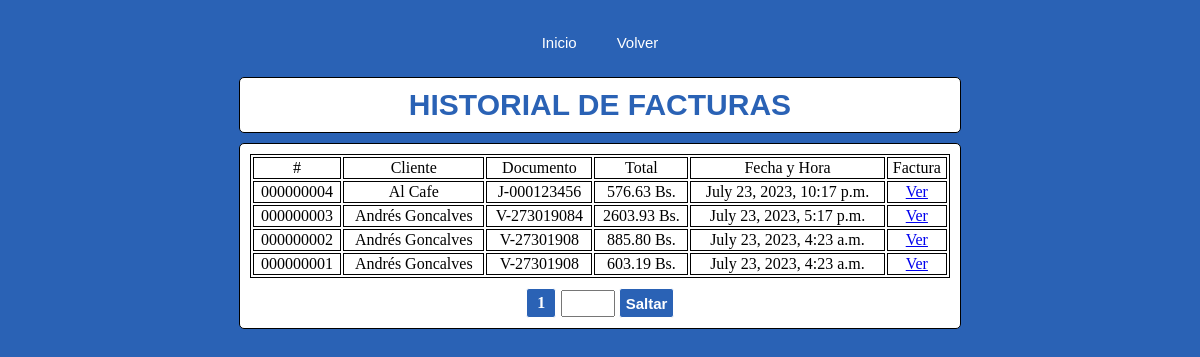
Page /Ventas/Registro_Facturas/ on the committed database.
### Ventas/models.py (models this page shows)
class Facturas(models.Model):
    id = models.BigAutoField(primary_key=True)
    fecha = models.DateTimeField(default=now, editable=False)
    total_base = models.DecimalField(max_digits=10, decimal_places=2, default= 0.00)
    iva = models.DecimalField(max_digits=10, decimal_places=2, default= 0.00)
    cancelado_en_divisa = models.DecimalField(max_digits=10, decimal_places=2, default= 0.00)
    impuesto_divisa = models.DecimalField(max_digits=10, decimal_places=2, default= 0.00)
    cancelado_en_bs = models.DecimalField(max_digits=10, decimal_places=2, default= 0.00)
    total = models.DecimalField(max_digits=10, decimal_places=2, default= 0.00)
    vuelto = models.DecimalField(max_digits=10, decimal_places=2, default= 0.00)
    id_cliente = models.ForeignKey(Clientes, on_delete=models.CASCADE)
    id_tipo_de_cambio = models.ForeignKey(HistorialTipoDeCambio, on_delete=models.CASCADE)
    productos = models.ManyToManyField(HistorialProductos)

class Clientes(models.Model):
    id = models.BigAutoField(primary_key=True)
    cedula = models.IntegerField(unique=True)
    tipo = models.IntegerField(default=0)
    nombre = models.CharField(max_length=30, blank=True, null=True)
    apellido = models.CharField(max_length=30, blank=True, null=True)

### Ventas/views.py (the view)
# urls.py: path('Registro_Facturas/', views.historial_facturas, name="historial_facturas")
def historial_facturas(request):
    facturas = models.Facturas.objects.all()
    lista_facturas = []
    for factura in facturas:
        f_num = f'{factura.id:09d}'
        if factura.id_cliente.tipo == 4:
            persona = "J-"
            lista_facturas.append([factura, f'{persona}{factura.id_cliente.cedula:09d}', f_num])
        elif factura.id_cliente.tipo == 3:
            persona = "E-"
            lista_facturas.append([factura, f'{persona}{factura.id_cliente.cedula:09d}', f_num])
        elif factura.id_cliente.tipo == 2:
            persona = "E-"
            lista_facturas.append([factura, f'{persona}{factura.id_cliente.cedula}', f_num])
        elif factura.id_cliente.tipo == 1:
            persona = "V-"
            lista_facturas.append([factura, f'{persona}{factura.id_cliente.cedula:09d}', f_num])
        else:
            persona = "V-"
            lista_facturas.append([factura, f'{persona}{factura.id_cliente.cedula}', f_num])
    page_number = request.GET.get('page')
    if request.method == "POST":
        print(request.POST['salto'])
        if request.POST['salto'] != '' and int(request.POST['salto']) >= 1:
            page_number = request.POST['salto']
        else:
            page_number = request.POST['page']
    lista_facturas.reverse()
    paginator = Paginator(lista_facturas, 50)
    page_obj = paginator.get_page(page_number)
    return render(request, 'Ventas/Registro_Facturas.html', {'page_obj': page_obj})

### Ventas/templates/Ventas/Registro_Facturas.html (shortened to what this page needs)
{% load static %}
<!DOCTYPE html>
<html lang="en">
<head>
    <link rel="stylesheet" type="text/css" href="{% static 'css/Registro_Facturas.css' %}">
</head>
<body>
    <div class="navegacion">
        <nav>
            <ul>
                <li><a href="{% url 'index' %}">Inicio</a></li>
                <li><a href="{% url 'ventas_index' %}">Volver</a></li>
            </ul>
        </nav>
    </div>
    <div class="containerTitle">
        <h1>HISTORIAL DE FACTURAS</h1>
    </div>
    <div class="container">
        <Table>
            <tr>
                <td>#</td>
                <td>Cliente</td>
                <td>Documento</td>
                <td>Total</td>
                <td>Fecha y Hora</td>
                <td>Factura</td>
            </tr>
        {% for factura in page_obj %}
            <tr>
                <td>{{ factura.2 }}</td>
                <td>{{ factura.0.id_cliente.nombre }} {{ factura.0.id_cliente.apellido }}</td>
                <td>{{ factura.1 }}</td>
                <td>{{ factura.0.total }} Bs.</td>
                <td>{{ factura.0.fecha }}</td>
                <td><a href="{% url 'factura' id=factura.0.id %}">Ver</a></td>
            </tr>
        {% endfor %}
        </Table>
        <div class="pagination">
            <span class="current-page">{{ page_obj.number }}</span>
            <form method="POST">
                <input type="number" name="salto"g min="1" step="1" style="width:50px; padding: 5px 0px 3px 0px; margin-left: 5px" onkeydown="if(event.key==='.'||event.keyCode == 13){event.preventDefault();}" autocomplete="off" onCopy="return false" onDrag="return false" onDrop="return false" onPaste="return false">
                <button type="submit" value="Filtrar">Saltar</button>
            </form>
        </div>
    </div>
</body>
</html>

### Ventas/static/css/Registro_Facturas.css (style rules this page uses)
body { background-color: #2a62b5; display: flex; flex-direction: column; align-items: center; justify-content: center; }
.navegacion { display: flex; justify-content: center; align-items: center; }
nav { display: flex; justify-content: center; float: left; align-items: center; }
nav ul { list-style: none; overflow: hidden; padding-left: 0px; }
nav ul li { float: left; font-family: 'Lucida Sans', 'Lucida Sans Regular', 'Lucida Grande', 'Lucida Sans Unicode', Geneva, Verdana, sans-serif; font-size: 20px; }
nav ul li a { display: block; padding: 10px; margin: 0px 10px 0px 10px; border-radius: 10px; color: #fff; text-decoration: none; font-size: 15px; font-family: 'Lucida Sans', 'Lucida Sans Regular', 'Lucida Grande', 'Lucida Sans Unicode', Geneva, Verdana, sans-serif; }
.containerTitle { background-color: #fff; border: 1px solid; border-color: #000; border-radius: 5px; align-items: center; justify-items: center; width: 700px; margin: 0px 0px 10px 0px; padding: 0px 10px 0px 10px; }
.container { background-color: #fff; border: 1px solid; border-color: #000; border-radius: 5px; display: flex; flex-direction: column; align-items: center; justify-items: center; width: 700px; margin: 0px 0px 0px 0px; padding: 10px; }
h1 { color: #2a62b5; font-size: 30px; margin: 10px 0px 10px 0px; font-family: 'Lucida Sans', 'Lucida Sans Regular', 'Lucida Grande', 'Lucida Sans Unicode', Geneva, Verdana, sans-serif; font-weight: bold; text-align: center; }
button { padding: 5px 10px; font-weight: bold; color: #fff; background-color: #2a62b5; border: 1px solid #fff; border-radius: 3px; z-index: 3; }
table { width: 100%; align-items: center; border: 1px solid; }
th, td { align-items: center; text-align: center; border: 1px solid; }
.pagination { display: flex; justify-content: center; align-items: center; margin-top: 10px; position: relative; }
.current-page { padding: 5px 10px; font-weight: bold; color: #fff; background-color: #2a62b5; border: 1px solid #fff; border-radius: 3px; z-index: 3; }
input { width: auto; align-items: center; font-family: 'Lucida Sans', 'Lucida Sans Regular', 'Lucida Grande', 'Lucida Sans Unicode', Geneva, Verdana, sans-serif; }
.pagination button { padding: 5.5px; font-weight: bold; font-size: 15px; color: #fff; background-color: #2a62b5; border: 1px solid #fff; border-radius: 3px; z-index: 3; font-family: 'Lucida Sans', 'Lucida Sans Regular', 'Lucida Grande', 'Lucida Sans Unicode', Geneva, Verdana, sans-serif; }

### rows in the picture
Facturas: factura "000000004", id_cliente.nombre "Al", id_cliente.apellido "Cafe", factura "J-000123456", total "576.63", fecha "July 23, 2023, 10:17 p.m."
Facturas: factura "000000003", id_cliente.nombre "Andrés", id_cliente.apellido "Goncalves", factura "V-273019084", total "2603.93", fecha "July 23, 2023, 5:17 p.m."
Facturas: factura "000000002", id_cliente.nombre "Andrés", id_cliente.apellido "Goncalves", factura "V-27301908", total "885.80", fecha "July 23, 2023, 4:23 a.m."
Facturas: factura "000000001", id_cliente.nombre "Andrés", id_cliente.apellido "Goncalves", factura "V-27301908", total "603.19", fecha "July 23, 2023, 4:23 a.m."

### other values in the picture
{{ page_obj.number }} "1"
